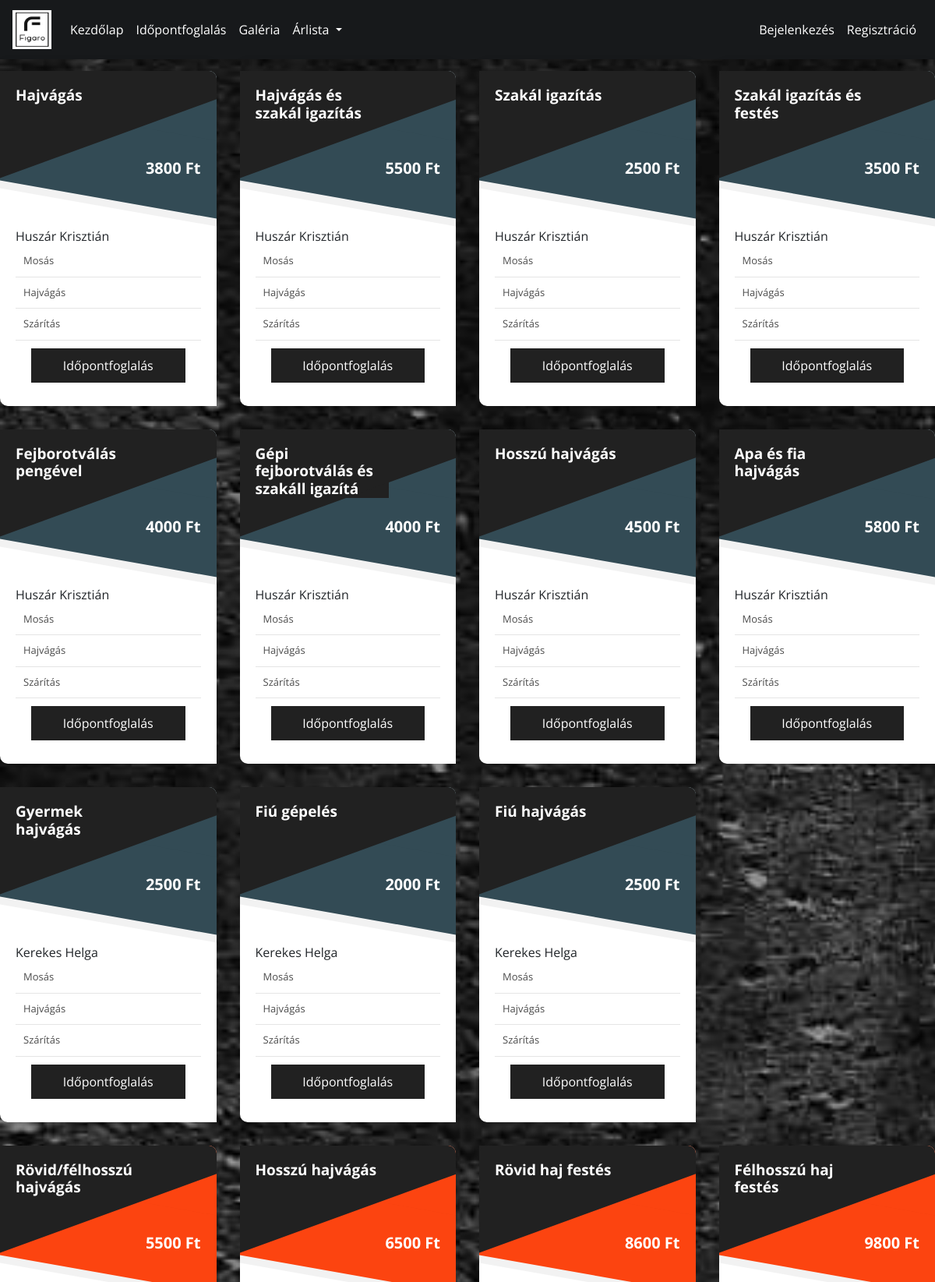
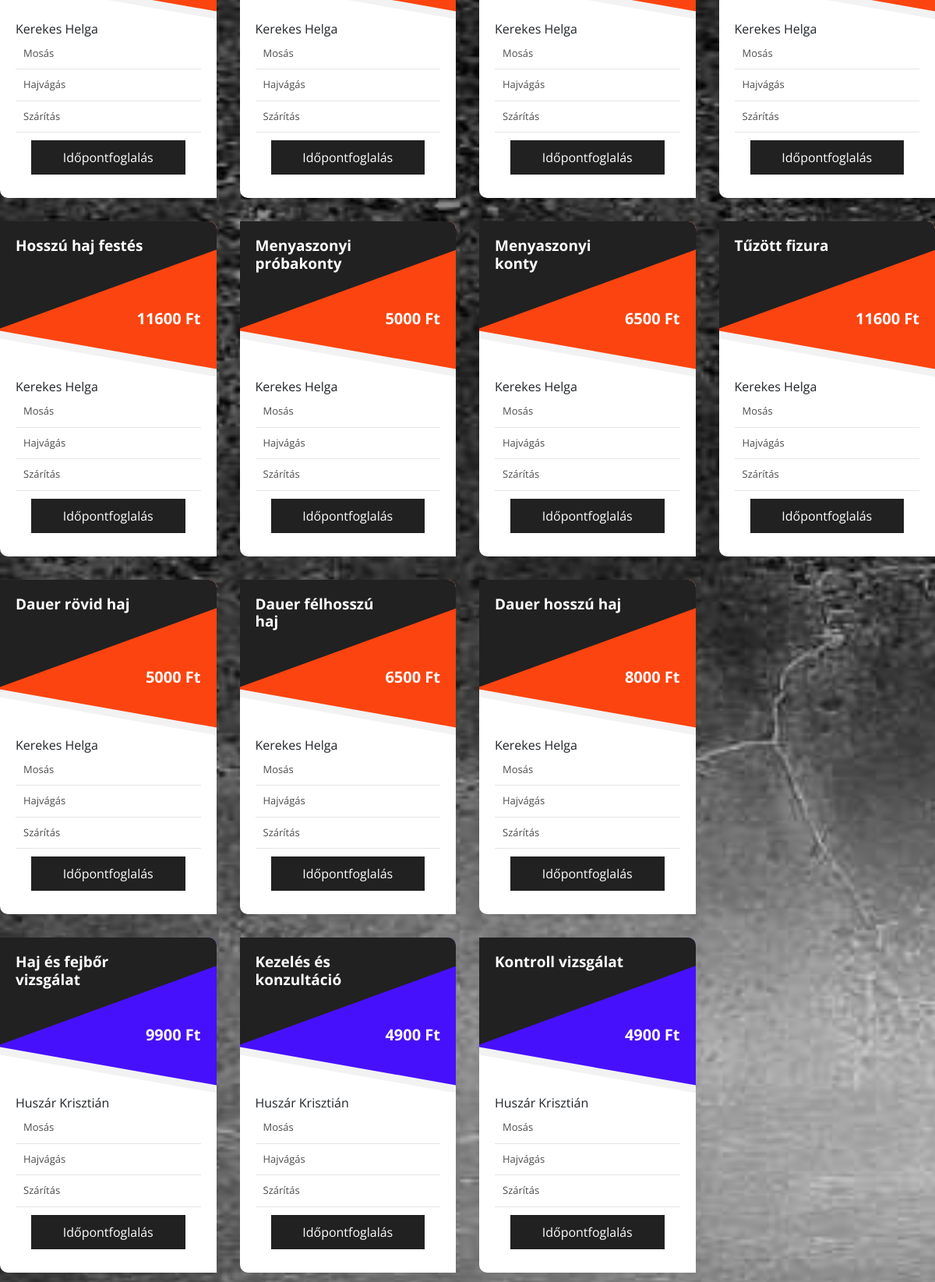
The page /price/ (upper part) on the database its author committed (2 pictures, top to bottom).
### Home/models.py (models this page shows, shortened)
class Price(models.Model):
    tittle = models.CharField(max_length=37)
    price = models.CharField(max_length=10)
    barber_name = models.CharField(max_length=50)
    description= models.CharField(max_length=200)
    categori = models.BigIntegerField()
    time = models.CharField(max_length=8)

### Home/views.py (the view)
# urls.py: path('price/', views.price, name = 'Price'),
def price(request):
    if request.method == 'GET':
        price_datas = Price.objects.all()
        return render(request, "Price_list.html", {'actual_page': 'price', 'user_id':user_id, 'price_datas': price_datas})

### Home/templates/Price_list.html
{% extends 'base.html' %}
{% block content %}
    {% if  actual_page == "price_list_man"%}
        {% include 'Price_list_man.html' %}
    {% elif actual_page == "price_list_women" %}
        <div>
            {% block women %}
                {% include 'Price_list_women.html' %}
            {% endblock women %}
        </div>
    {% elif actual_page == "price_list_examination" %}
        <div>
            {% block examination %}
                {% include 'Price_list_examination.html' %}
            {% endblock examination %}
        </div>
    {% else %}
        <div>
            {% include 'Price_list_man.html' %}
        </div>
        <div>
            {% include 'Price_list_women.html' %}
        </div>
        <div>
            {% include 'Price_list_examination.html' %}
        </div>
    {% endif %}
{% endblock content %}

### Home/templates/Price_list_man.html
{% load static %}
<div class="row">
    {% for price_data in price_datas %}
        {% if price_data.categori == 0 %}
            <div class="col-md-4 col-sm-6 col-lg-3">
                <div class="pricing-table-3 basic">
                    <div class="pricing-table-header">
                        <h4><strong>{{price_data.tittle}}</strong></h4>
                    </div>
                    <div class="price"><strong>{{price_data.price}} Ft</strong></div>
                    <div class="pricing-body">
                        <ul class="pricing-table-ul">
                            <p>{{price_data.barber_name}}</p>
                            <li></i> Mosás</li>
                            <li></i> Hajvágás</li>
                            <li></i> Szárítás</li>
                        </ul><a href="{% url 'Booking' %}?hairdresser_id=2&categori_id={{price_data.id}}" class="view-more">Időpontfoglalás</a></div>
                </div>
            </div>
        {% endif %}
    {% endfor %}
</div>

### Home/templates/Price_list_women.html (shortened to what this page needs)
{% load static %}
<div class="row">
    {% for price_data in price_datas %}
        {% if price_data.categori == 1 %}
            <div class="col-md-4 col-sm-6 col-lg-3">
                <div class="pricing-table-3 basic">
                    <div class="pricing-table-header">
                        <h4><strong>{{price_data.tittle}}</strong></h4>
                    </div>
                    <div class="price women_price">
                        <strong>{{price_data.price}} Ft</strong></div>
                    <div class="pricing-body">
                        <ul class="pricing-table-ul">
                            <p>{{price_data.barber_name}}</p>
                            <li></i> Mosás</li>
                            <li></i> Hajvágás</li>
                            <li></i> Szárítás</li>
                        </ul><a href="{% url 'Booking' %}?hairdresser_id=1&categori_id={{price_data.id}}" class="view-more">Időpontfoglalás</a></div>
                </div>
            </div>
        {% endif %}
    {% endfor %}
</div>

### Home/templates/Price_list_examination.html
{% load static %}
<div class="row">
    {% for price_data in price_datas %}
        {% if price_data.categori == 2 %}
            <div class="col-md-4 col-sm-6 col-lg-3">
                <div class="pricing-table-3 basic">
                    <div class="pricing-table-header">
                        <h4><strong>{{price_data.tittle}}</strong></h4>
                    </div>
                    <div class="price examination_price"><strong>{{price_data.price}} Ft</strong></div>
                    <div class="pricing-body">
                        <ul class="pricing-table-ul">
                            <p>{{price_data.barber_name}}</p>
                            <li></i> Mosás</li>
                            <li></i> Hajvágás</li>
                            <li></i> Szárítás</li>
                        </ul><a href="{% url 'Booking' %}?hairdresser_id=2&categori_id={{price_data.id}}" class="view-more">Időpontfoglalás</a></div>
                </div>
            </div>
        {% endif %}
    {% endfor %}
</div>

### Home/static/style/style.css (style rules this page uses)
body { background-color: #262626; background-attachment: fixed; background-image: url(../image/bg/old-black-background.jpg); background-repeat: no-repeat; background-size: cover; }
.women_price { background-color:#fc4410 !important; }

### Home/static/style/price.css (style rules this page uses)
h1,h2,h3,h4,h5,h6,div,input,p { font-family: "Open Sans"; margin:0px; }
h4 { font-size:19px; }
ul { margin: 0px; padding: 0px; list-style: none; }
.pricing-table-3 { background-color:#FFF; margin:15px auto; box-shadow:0px 0px 25px rgba(0,0,0,0.1); max-width:300px; border-radius:0px 10px 0px 10px; overflow:hidden; position:relative; min-height:250px; transition:all ease-in-out 0.25s; }
.pricing-table-3.basic .price { background-color:#334b55; color:#FFF; }
.pricing-table-3 .pricing-table-header { background-color:#212121; width: 69%; color:#FFF; padding:20px 0px 0px 20px; position:absolute; z-index:5; }
.pricing-table-3 .pricing-table-header::before { content:""; position:absolute; left:-50px; right:-180px; height:125px; top:-50px; background-color:#212121; z-index:-1; transform:rotate(-20deg) }
.pricing-table-3 .price { position:absolute; top:0px; text-align:right; padding:110px 20px 0px 0px; right:0px; left:0px; font-size:20px; z-index:4; }
.pricing-table-3 .price::before { content:""; position:absolute; left:0px; right:0px; height:100px; bottom:-25px; background-color:inherit; transform:skewY(10deg); z-index:-1; box-shadow:0px 5px 0px 5px rgba(0,0,0,0.05); }
.pricing-table-3 .pricing-body { padding:20px; padding-top:200px; }
.pricing-table-3 .pricing-table-ul li { color:rgba(0,0,0,0.7); font-size:13px; padding:10px; border-bottom:1px solid rgba(0,0,0,0.1); }
.pricing-table-3 .view-more { margin:10px 20px; display:block; text-align:center; background-color:#212121; padding:10px 0px; color:#FFF; }
.examination_price { background-color:#4710fc !important; }

### rows shown on the page
Price: tittle "Hajvágás", price "3800", barber_name "Huszár Krisztián"
Price: tittle "Hajvágás és szakál igazítás", price "5500", barber_name "Huszár Krisztián"
Price: tittle "Szakál igazítás", price "2500", barber_name "Huszár Krisztián"
Price: tittle "Szakál igazítás és festés", price "3500", barber_name "Huszár Krisztián"
Price: tittle "Fejborotválás pengével", price "4000", barber_name "Huszár Krisztián"
Price: tittle "Gépi fejborotválás és szakáll igazítá", price "4000", barber_name "Huszár Krisztián"
Price: tittle "Hosszú hajvágás", price "4500", barber_name "Huszár Krisztián"
Price: tittle "Apa és fia hajvágás", price "5800", barber_name "Huszár Krisztián"
Price: tittle "Gyermek hajvágás", price "2500", barber_name "Kerekes Helga"
Price: tittle "Fiú gépelés", price "2000", barber_name "Kerekes Helga"
Price: tittle "Fiú hajvágás", price "2500", barber_name "Kerekes Helga"
Price: tittle "Rövid/félhosszú hajvágás", price "5500", barber_name "Kerekes Helga"
Price: tittle "Hosszú hajvágás", price "6500", barber_name "Kerekes Helga"
Price: tittle "Rövid haj festés", price "8600", barber_name "Kerekes Helga"
Price: tittle "Félhosszú haj festés", price "9800", barber_name "Kerekes Helga"
Price: tittle "Hosszú haj festés", price "11600", barber_name "Kerekes Helga"
Price: tittle "Menyaszonyi próbakonty", price "5000", barber_name "Kerekes Helga"
Price: tittle "Menyaszonyi konty", price "6500", barber_name "Kerekes Helga"
Price: tittle "Tűzött fizura", price "11600", barber_name "Kerekes Helga"
Price: tittle "Dauer rövid haj", price "5000", barber_name "Kerekes Helga"
Price: tittle "Dauer félhosszú haj", price "6500", barber_name "Kerekes Helga"
Price: tittle "Dauer hosszú haj", price "8000", barber_name "Kerekes Helga"
Price: tittle "Haj és fejbőr vizsgálat", price "9900", barber_name "Huszár Krisztián"
Price: tittle "Kezelés és konzultáció", price "4900", barber_name "Huszár Krisztián"
Price: tittle "Kontroll vizsgálat", price "4900", barber_name "Huszár Krisztián"
